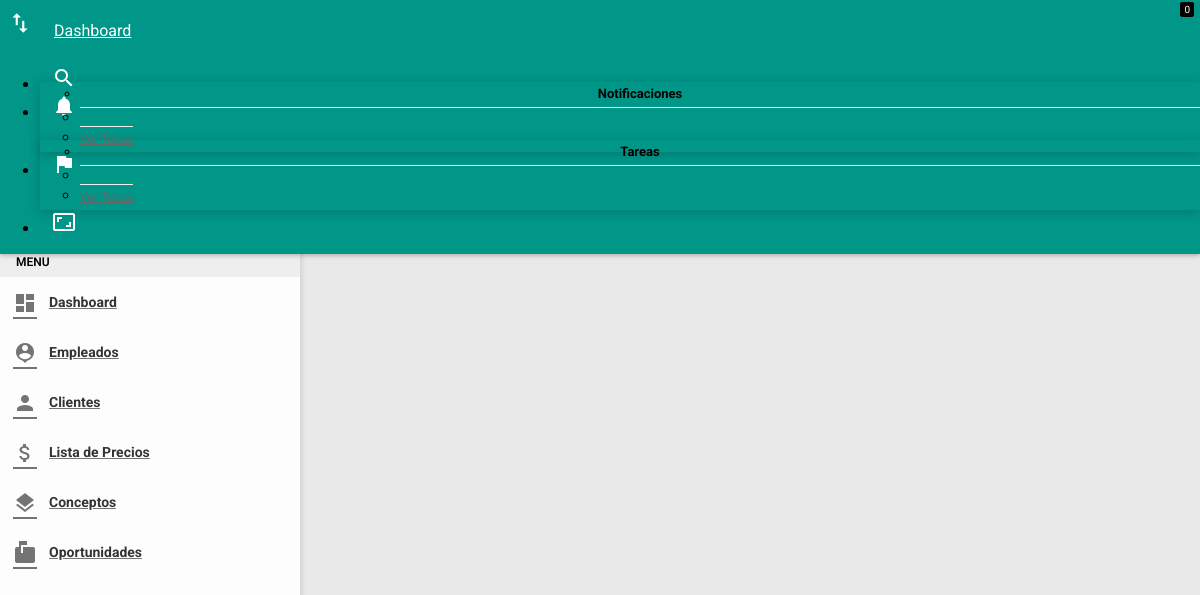
/dashboard/index.php (signed in), run on an earlier commit of the app's database.
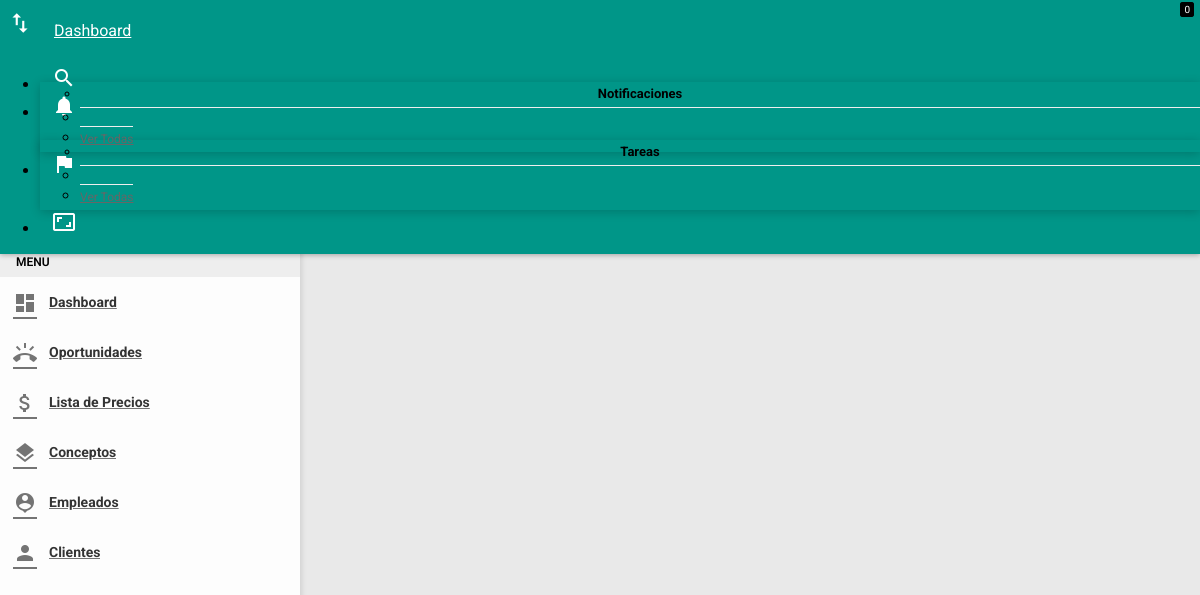
And on a later commit of the database.
### tables this page shows
CREATE TABLE IF NOT EXISTS `predio_menu` (
`idmenu` int(11) NOT NULL,
  `url` varchar(65) NOT NULL,
  `icono` varchar(45) DEFAULT NULL,
  `nombre` varchar(45) NOT NULL,
  `Orden` smallint(6) DEFAULT NULL,
  `hover` varchar(45) DEFAULT NULL,
  `permiso` varchar(50) DEFAULT NULL,
  `administracion` bit(1) DEFAULT NULL,
  `torneo` bit(1) DEFAULT NULL,
  `reportes` bit(1) DEFAULT NULL,
  `grupo` int(11) NOT NULL
);

### includes/appconfig.php (called while the page is built, shortened)
<?php
class appconfig {
function conexion() {
		$hostname = "localhost";
		$database = "trendmap";
		$username = "root";
		$password = "";
		$conexion = array("hostname" => $hostname,
						  "database" => $database,
						  "username" => $username,
						  "password" => $password);
		return $conexion;
}
}
?>

### includes/funcionesHTML.php (the view, shortened to what this page needs)
<?php
class ServiciosHTML {
function menu($usuario,$titulo,$rol,$empresa) {
	$sql = "select idmenu,url,icono, nombre, permiso from predio_menu where permiso like '%".$rol."%' and grupo = 0 order by orden";
	$res = $this->query($sql,0);
	$cadmenu = "";
	while ($row = mysql_fetch_array($res)) {
		if ($titulo == $row['nombre']) {
			$row['url'] = "index.php";
		}
		if (strpos($row['permiso'],$rol) !== false) {
			if ($row['idmenu'] == 1) {
				$cadmenu .= '<li>
								<a href="'.$row['url'].'">
									<i class="material-icons">'.$row['icono'].'</i>
									<span>'.$row['nombre'].'</span>
								</a>
							</li>';
			} else {
				$cadmenu .= '<li>
								<a href="'.$row['url'].'">
									<i class="material-icons">'.$row['icono'].'</i>
									<span>'.$row['nombre'].'</span>
								</a>
							</li>';
			}
		}
	}
	$menu = utf8_encode($cadmenu);
	return $menu;
}
function query($sql,$accion) {
		require_once 'appconfig.php';
		$appconfig	= new appconfig();
		$datos		= $appconfig->conexion();
		$hostname	= $datos['hostname'];
		$database	= $datos['database'];
		$username	= $datos['username'];
		$password	= $datos['password'];
		$conex = mysql_connect($hostname,$username,$password) or die ("no se puede conectar".mysql_error());
		$result = mysql_query($sql,$conex);
		return $result;
	}
}
?>

### dashboard/index.php (shortened to what this page needs)
<?php
if (!isset($_SESSION['usua_sahilices']))
{
	header('Location: ../error.php');
} else {
include ('../includes/funcionesHTML.php');
include ('../includes/base.php');
$serviciosHTML = new ServiciosHTML();
$baseHTML = new BaseHTML();
$resMenu = $serviciosHTML->menu($_SESSION['nombre_sahilices'],"Dashboard",$_SESSION['refroll_sahilices'],'');
$breadCumbs = '<a class="navbar-brand" href="../index.php">Dashboard</a>';
?>
<!DOCTYPE html>
<html>
<head>
    <link href="../plugins/morrisjs/morris.css" rel="stylesheet" />
    <link href="../plugins/animate-css/animate.css" rel="stylesheet" />
    <link href="../css/style.css" rel="stylesheet">
    <link href="../css/themes/all-themes.css" rel="stylesheet" />
</head>
<body class="theme-red">
    <?php echo $baseHTML->cargarNAV($breadCumbs); ?>
    <?php echo $baseHTML->cargarSECTION($_SESSION['usua_sahilices'], $_SESSION['nombre_sahilices'], str_replace('..','../dashboard',$resMenu),'../'); ?>
    <main id="app">
    <section class="content" style="margin-top:-35px;">
		<div class="container-fluid">
			<h1>Bienvenidos</h1>
		</div>
    </section>
    </main>
</body>
<?php } ?>
</html>

### includes/base.php (shortened to what this page needs)
<?php
class BaseHTML {
    function cargarNAV($breadCumbs, $notificaciones='', $tareas='', $altura = '', $lstTareas='') {
        $cad = '<nav class="navbar">
                    <div class="container-fluid">
                        <div class="navbar-header">
                            <a href="javascript:void(0);" class="navbar-toggle collapsed" data-toggle="collapse" data-target="#navbar-collapse" aria-expanded="false"></a>
                            '.$breadCumbs.'
                        </div>
                        <div class="collapse navbar-collapse" id="navbar-collapse">
                            <ul class="nav navbar-nav navbar-right">
                                <li><a href="javascript:void(0);" class="js-search" data-close="true"><i class="material-icons">search</i></a></li>
                                <li class="dropdown">
                                    <a href="javascript:void(0);" class="dropdown-toggle" data-toggle="dropdown" role="button">
                                        <i class="material-icons">notifications</i>
                                        <span class="label-count notificaciones-cantidad">0</span>
                                    </a>
                                    <ul class="dropdown-menu">
                                        <li class="header">Notificaciones</li>
                                        <li class="body">
                                        </li>
                                        <li class="footer">
                                            <a href="javascript:void(0);">Ver Todas</a>
                                        </li>
                                    </ul>
                                </li>
                                <li class="dropdown">
                                    <a href="javascript:void(0);" class="dropdown-toggle" data-toggle="dropdown" role="button">
                                        <i class="material-icons">flag</i>
                                        <span class="label-count tareas-cantidad">0</span>
                                    </a>
                                    <ul class="dropdown-menu">
                                        <li class="header">Tareas</li>
                                        <li class="body">
                                        </li>
                                        <li class="footer">
                                            <a href="javascript:void(0);">Ver Todas</a>
                                        </li>
                                    </ul>
                                </li>
                                <li class="pull-right"><a href="javascript:void(0);" class="maximizar"><i class="material-icons icomarcos">aspect_ratio</i></a></li>
                            </ul>
                        </div>
                    </div>
                </nav>';
        echo $cad;
    }
    function cargarSECTION($usuario, $email, $menu, $altura = '') {
        $cad = '<section id="marcos">
                <aside id="leftsidebar" class="sidebar">
                    <div class="user-info">
                        <div class="image">
                            <img src="'.$altura.'images/user.png" width="48" height="48" alt="User" />
                        </div>
                        <div class="info-container">
                            <div class="name" data-toggle="dropdown" aria-haspopup="true" aria-expanded="false">'.$usuario.'</div>
                            <div class="email">'.$email.'</div>
                            <div class="btn-group user-helper-dropdown">
                                <i class="material-icons" data-toggle="dropdown" aria-haspopup="true" aria-expanded="true">keyboard_arrow_down</i>
                                <ul class="dropdown-menu pull-right">
                                    <li><a href="'.$altura.'logout.php"><i class="material-icons">input</i>Salir</a></li>
                                </ul>
                            </div>
                        </div>
                    </div>
                    <div class="menu">
                        <ul class="list">
                            <li class="header">MENU</li>
                            '.$menu.'
                        </ul>
                    </div>
                </aside>
                <aside id="rightsidebar" class="right-sidebar">
                    <ul class="nav nav-tabs tab-nav-right" role="tablist">
                        <li role="presentation" class="active"><a href="#skins" data-toggle="tab">SKINS</a></li>
                        <li role="presentation"><a href="#settings" data-toggle="tab">SETTINGS</a></li>
                    </ul>
                </aside>
            </section>';
        echo $cad;
    }
}

### css/themes/all-themes.css (style rules this page uses)
.theme-red .navbar-brand { color: #fff; }
.theme-red .nav > li > a { color: #fff; }

What changed in the data, as far as the page shows it:
changed predio_menu "Oportunidades": moves up the list
shown differently, row unchanged: predio_menu "Lista de Precios": moves up the list
shown differently, row unchanged: predio_menu "Conceptos": moves up the list
